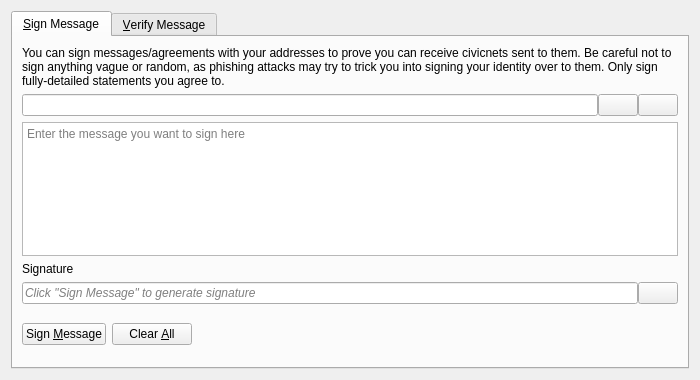
<?xml version="1.0" encoding="UTF-8"?>
<ui version="4.0">
 <class>SignVerifyMessageDialog</class>
 <widget class="QDialog" name="SignVerifyMessageDialog">
  <property name="geometry">
   <rect>
    <x>0</x>
    <y>0</y>
    <width>700</width>
    <height>380</height>
   </rect>
  </property>
  <property name="windowTitle">
   <string>Signatures - Sign / Verify a Message</string>
  </property>
  <property name="modal">
   <bool>true</bool>
  </property>
  <layout class="QVBoxLayout" name="verticalLayout">
   <item>
    <widget class="QTabWidget" name="tabWidget">
     <property name="currentIndex">
      <number>0</number>
     </property>
     <widget class="QWidget" name="tabSignMessage">
      <attribute name="title">
       <string>&amp;Sign Message</string>
      </attribute>
      <layout class="QVBoxLayout" name="verticalLayout_SM">
       <item>
        <widget class="QLabel" name="infoLabel_SM">
         <property name="text">
          <string>You can sign messages/agreements with your addresses to prove you can receive civicnets sent to them. Be careful not to sign anything vague or random, as phishing attacks may try to trick you into signing your identity over to them. Only sign fully-detailed statements you agree to.</string>
         </property>
         <property name="textFormat">
          <enum>Qt::PlainText</enum>
         </property>
         <property name="wordWrap">
          <bool>true</bool>
         </property>
        </widget>
       </item>
       <item>
        <layout class="QHBoxLayout" name="horizontalLayout_1_SM">
         <property name="spacing">
          <number>0</number>
         </property>
         <item>
          <widget class="QValidatedLineEdit" name="addressIn_SM">
           <property name="toolTip">
            <string>The CivicNet address to sign the message with</string>
           </property>
          </widget>
         </item>
         <item>
          <widget class="QPushButton" name="addressBookButton_SM">
           <property name="toolTip">
            <string>Choose previously used address</string>
           </property>
           <property name="text">
            <string/>
           </property>
           <property name="icon">
            <iconset resource="../bitcoin.qrc">
             <normaloff>:/icons/address-book</normaloff>:/icons/address-book</iconset>
           </property>
           <property name="shortcut">
            <string>Alt+A</string>
           </property>
           <property name="autoDefault">
            <bool>false</bool>
           </property>
          </widget>
         </item>
         <item>
          <widget class="QPushButton" name="pasteButton_SM">
           <property name="toolTip">
            <string>Paste address from clipboard</string>
           </property>
           <property name="text">
            <string/>
           </property>
           <property name="icon">
            <iconset resource="../bitcoin.qrc">
             <normaloff>:/icons/editpaste</normaloff>:/icons/editpaste</iconset>
           </property>
           <property name="shortcut">
            <string>Alt+P</string>
           </property>
           <property name="autoDefault">
            <bool>false</bool>
           </property>
          </widget>
         </item>
        </layout>
       </item>
       <item>
        <widget class="QPlainTextEdit" name="messageIn_SM">
         <property name="toolTip">
          <string>Enter the message you want to sign here</string>
         </property>
         <property name="placeholderText">
          <string>Enter the message you want to sign here</string>
         </property>
        </widget>
       </item>
       <item>
        <widget class="QLabel" name="signatureLabel_SM">
         <property name="text">
          <string>Signature</string>
         </property>
         <property name="textFormat">
          <enum>Qt::PlainText</enum>
         </property>
        </widget>
       </item>
       <item>
        <layout class="QHBoxLayout" name="horizontalLayout_2_SM">
         <property name="spacing">
          <number>0</number>
         </property>
         <item>
          <widget class="QLineEdit" name="signatureOut_SM">
           <property name="placeholderText">
            <string>Click "Sign Message" to generate signature</string>
           </property>
           <property name="font">
            <font>
             <italic>true</italic>
            </font>
           </property>
           <property name="readOnly">
            <bool>true</bool>
           </property>
          </widget>
         </item>
         <item>
          <widget class="QPushButton" name="copySignatureButton_SM">
           <property name="toolTip">
            <string>Copy the current signature to the system clipboard</string>
           </property>
           <property name="text">
            <string/>
           </property>
           <property name="icon">
            <iconset resource="../bitcoin.qrc">
             <normaloff>:/icons/editcopy</normaloff>:/icons/editcopy</iconset>
           </property>
           <property name="autoDefault">
            <bool>false</bool>
           </property>
          </widget>
         </item>
        </layout>
       </item>
       <item>
        <layout class="QHBoxLayout" name="horizontalLayout_3_SM">
         <item>
          <widget class="QPushButton" name="signMessageButton_SM">
           <property name="toolTip">
            <string>Sign the message to prove you own this CivicNet address</string>
           </property>
           <property name="text">
            <string>Sign &amp;Message</string>
           </property>
           <property name="icon">
            <iconset resource="../bitcoin.qrc">
             <normaloff>:/icons/edit</normaloff>:/icons/edit</iconset>
           </property>
           <property name="autoDefault">
            <bool>false</bool>
           </property>
          </widget>
         </item>
         <item>
          <widget class="QPushButton" name="clearButton_SM">
           <property name="toolTip">
            <string>Reset all sign message fields</string>
           </property>
           <property name="text">
            <string>Clear &amp;All</string>
           </property>
           <property name="icon">
            <iconset resource="../bitcoin.qrc">
             <normaloff>:/icons/remove</normaloff>:/icons/remove</iconset>
           </property>
           <property name="autoDefault">
            <bool>false</bool>
           </property>
          </widget>
         </item>
         <item>
          <spacer name="horizontalSpacer_1_SM">
           <property name="orientation">
            <enum>Qt::Horizontal</enum>
           </property>
           <property name="sizeHint" stdset="0">
            <size>
             <width>40</width>
             <height>48</height>
            </size>
           </property>
          </spacer>
         </item>
         <item>
          <widget class="QLabel" name="statusLabel_SM">
           <property name="font">
            <font>
             <weight>75</weight>
             <bold>true</bold>
            </font>
           </property>
           <property name="text">
            <string/>
           </property>
           <property name="wordWrap">
            <bool>true</bool>
           </property>
          </widget>
         </item>
         <item>
          <spacer name="horizontalSpacer_2_SM">
           <property name="orientation">
            <enum>Qt::Horizontal</enum>
           </property>
           <property name="sizeHint" stdset="0">
            <size>
             <width>40</width>
             <height>48</height>
            </size>
           </property>
          </spacer>
         </item>
        </layout>
       </item>
      </layout>
     </widget>
     <widget class="QWidget" name="tabVerifyMessage">
      <attribute name="title">
       <string>&amp;Verify Message</string>
      </attribute>
      <layout class="QVBoxLayout" name="verticalLayout_VM">
       <item>
        <widget class="QLabel" name="infoLabel_VM">
         <property name="text">
          <string>Enter the receiver's address, message (ensure you copy line breaks, spaces, tabs, etc. exactly) and signature below to verify the message. Be careful not to read more into the signature than what is in the signed message itself, to avoid being tricked by a man-in-the-middle attack. Note that this only proves the signing party receives with the address, it cannot prove sendership of any transaction!</string>
         </property>
         <property name="textFormat">
          <enum>Qt::PlainText</enum>
         </property>
         <property name="alignment">
          <set>Qt::AlignLeading|Qt::AlignLeft|Qt::AlignTop</set>
         </property>
         <property name="wordWrap">
          <bool>true</bool>
         </property>
        </widget>
       </item>
       <item>
        <layout class="QHBoxLayout" name="horizontalLayout_1_VM">
         <property name="spacing">
          <number>0</number>
         </property>
         <item>
          <widget class="QValidatedLineEdit" name="addressIn_VM">
           <property name="toolTip">
            <string>The CivicNet address the message was signed with</string>
           </property>
          </widget>
         </item>
         <item>
          <widget class="QPushButton" name="addressBookButton_VM">
           <property name="toolTip">
            <string>Choose previously used address</string>
           </property>
           <property name="text">
            <string/>
           </property>
           <property name="icon">
            <iconset resource="../bitcoin.qrc">
             <normaloff>:/icons/address-book</normaloff>:/icons/address-book</iconset>
           </property>
           <property name="shortcut">
            <string>Alt+A</string>
           </property>
           <property name="autoDefault">
            <bool>false</bool>
           </property>
          </widget>
         </item>
        </layout>
       </item>
       <item>
        <widget class="QPlainTextEdit" name="messageIn_VM">
          <property name="toolTip">
            <string>The signed message to verify</string>
          </property>
          <property name="placeholderText">
            <string>The signed message to verify</string>
          </property>
        </widget>
       </item>
       <item>
        <widget class="QValidatedLineEdit" name="signatureIn_VM">
          <property name="toolTip">
            <string>The signature given when the message was signed</string>
          </property>
          <property name="placeholderText">
            <string>The signature given when the message was signed</string>
          </property>
        </widget>
       </item>
       <item>
        <layout class="QHBoxLayout" name="horizontalLayout_2_VM">
         <item>
          <widget class="QPushButton" name="verifyMessageButton_VM">
           <property name="toolTip">
            <string>Verify the message to ensure it was signed with the specified CivicNet address</string>
           </property>
           <property name="text">
            <string>Verify &amp;Message</string>
           </property>
           <property name="icon">
            <iconset resource="../bitcoin.qrc">
             <normaloff>:/icons/transaction_0</normaloff>:/icons/transaction_0</iconset>
           </property>
           <property name="autoDefault">
            <bool>false</bool>
           </property>
          </widget>
         </item>
         <item>
          <widget class="QPushButton" name="clearButton_VM">
           <property name="toolTip">
            <string>Reset all verify message fields</string>
           </property>
           <property name="text">
            <string>Clear &amp;All</string>
           </property>
           <property name="icon">
            <iconset resource="../bitcoin.qrc">
             <normaloff>:/icons/remove</normaloff>:/icons/remove</iconset>
           </property>
           <property name="autoDefault">
            <bool>false</bool>
           </property>
          </widget>
         </item>
         <item>
          <spacer name="horizontalSpacer_1_VM">
           <property name="orientation">
            <enum>Qt::Horizontal</enum>
           </property>
           <property name="sizeHint" stdset="0">
            <size>
             <width>40</width>
             <height>48</height>
            </size>
           </property>
          </spacer>
         </item>
         <item>
          <widget class="QLabel" name="statusLabel_VM">
           <property name="font">
            <font>
             <weight>75</weight>
             <bold>true</bold>
            </font>
           </property>
           <property name="text">
            <string/>
           </property>
           <property name="wordWrap">
            <bool>true</bool>
           </property>
          </widget>
         </item>
         <item>
          <spacer name="horizontalSpacer_2_VM">
           <property name="orientation">
            <enum>Qt::Horizontal</enum>
           </property>
           <property name="sizeHint" stdset="0">
            <size>
             <width>40</width>
             <height>48</height>
            </size>
           </property>
          </spacer>
         </item>
        </layout>
       </item>
      </layout>
     </widget>
    </widget>
   </item>
  </layout>
 </widget>
 <customwidgets>
  <customwidget>
   <class>QValidatedLineEdit</class>
   <extends>QLineEdit</extends>
   <header>qt/qvalidatedlineedit.h</header>
  </customwidget>
 </customwidgets>
 <resources>
  <include location="../bitcoin.qrc"/>
 </resources>
 <connections/>
</ui>
